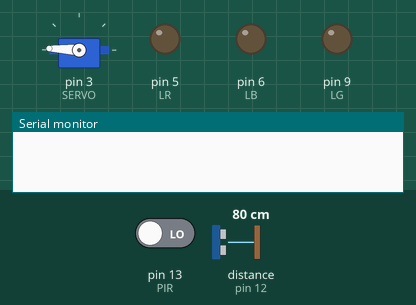
Recording of a sketch running on a simulated Arduino Uno, built with avr-gcc and run on an emulated ATmega328P. Parts: servo, output pins drawn as LEDs (lit = HIGH), the last lines printed to the serial monitor. Inputs (shaded band) come from the test bench; at power-on: pin 13 (PIR) LOW, distance to the obstacle (sensor on pin 12) 80 cm. The echo pulse lasts 58.3 µs per cm; pins used as bus, display or sensor lines are not drawn.

Above: at 0.1 s.
At 3.9 s:
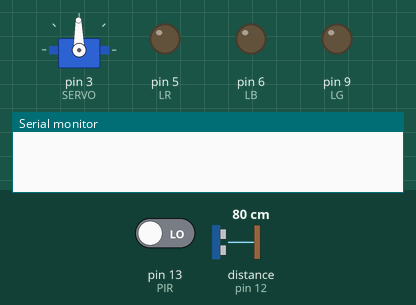
4.0 s: pin 13 (PIR) driven HIGH
At 5.2 s:
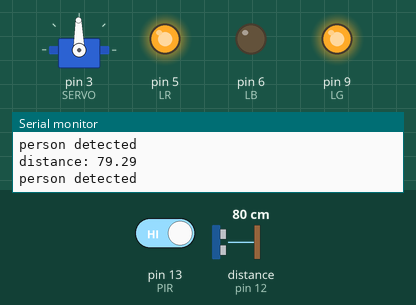
5.5 s: distance to the obstacle (sensor on pin 12) set to 60 cm
8.5 s: distance to the obstacle (sensor on pin 12) set to 299 cm
Timing chart, 0 to 11.5 s (numbered marks = the images above; inputs shaded):
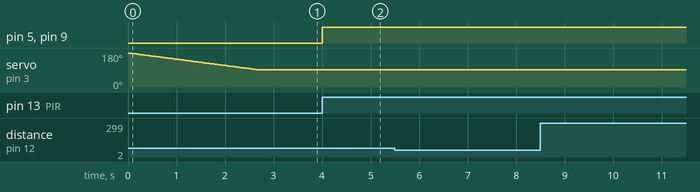

The sketch:

workshop56.ino
```cpp
#include <Servo.h>

#define TMP A0
#define PIR 13
#define TRIGGER 11
#define ECHO 12
#define SERVO 3
#define PHOTO A1

#define LR 5
#define LB 6
#define LG 9

Servo servo;

void setup()
{
    pinMode(TMP, INPUT); // Temperature analog pin

    pinMode(PIR, INPUT); // PIR input
    pinMode(ECHO, INPUT); // Input echo from HC-SR0
    pinMode(TRIGGER, OUTPUT); // Output trigger from HC-SR0
    digitalWrite(TRIGGER, LOW);

    pinMode(PHOTO, INPUT); // Input from photo-sensor

    pinMode(LR, OUTPUT);
    pinMode(LB, OUTPUT);
    pinMode(LG, OUTPUT);
    analogWrite(LR, 0);
    analogWrite(LG, 0);
    analogWrite(LB, 0);

    servo.attach(SERVO);
    closeServo();

    Serial.begin(9600); // Serial port at 9600 kb/s
}

const float MAX_DISTANCE = 15;
byte pirState = 0;

void loop()
{
    pirState = digitalRead(PIR);

    if (pirState == 1)
    {
        writeRGBColor(255, 255, 0); // Yellow flag
        Serial.println("person detected");

        float distance;
        distance = computeDistance();

        Serial.print("distance: ");
        Serial.println(distance);

        if (distance <= MAX_DISTANCE)
        {
            float averageTmp = readTemperature(3000);

            if (averageTmp > 37.5)
            {
                writeRGBColor(255, 0, 0); // Red flag
            }
            else
            {
                writeRGBColor(0, 255, 0); // Green flag
                openServo();

                unsigned int registerPhoto;
                while (1)
                {
                    registerPhoto = analogRead(PHOTO);

                    if (registerPhoto == 0)
                    {
                        Serial.println("person in");
                        delay(250);

                        closeServo();
                        writeRGBColor(255, 255, 255); // White flag
                        break;
                    }

                    delay(150);
                }
            }

            Serial.print("average-temperature: ");
            Serial.println(averageTmp);
        }

        pirState = 0;
        delay(100);
    }
}

float openServo()
{
    for (byte position = 90; position < 180; ++position)
    {
        servo.write(position);
        delay(30);
    }
}

float closeServo()
{
    for (byte position = 180; position > 90; --position)
    {
        servo.write(position);
        delay(30);
    }
}

float computeDistance()
{
    digitalWrite(TRIGGER, LOW);
    delay(2);
    digitalWrite(TRIGGER, HIGH); // Make TRIGGER high for 10 microsec to send pulse
    delayMicroseconds(10);
    digitalWrite(TRIGGER, LOW);

    unsigned long duration = pulseIn(ECHO, HIGH); // Time (microsecs) it takes to ultrasonic wave to come back

    /*
     * Sound speed in Air = 340 m/s
     * Multiply Sound speed  by 100 to get data in cm
     * Divide by 10^6 as duration is in microseconds
     * Divide it by 2 as ultrasound signal travels to object and comes back
     * Thus, distance = duration * ((34000/10^6)/2) = duration * 0.017
     */
    float distance = duration * 0.017;

    return distance;
}

// Read temperature for a given span of time and return
// average temperature.
float readTemperature(unsigned int span)
{
    float registerTmp;
    float vout;
    float temperature;
    float avgTemperature = -100;

    unsigned long start = millis();
    unsigned long current = start;

    while (current - start <= span)
    {
        registerTmp = analogRead(TMP); // Read temperature
        vout = (5 * registerTmp) / 1023;

        temperature = (vout - 0.5) / 0.01;

        if (avgTemperature < -41)
        {
            avgTemperature = temperature;
        }
        else
        {
            avgTemperature = (avgTemperature + temperature) / 2;
        }

        current = millis();
        delay(100); // Delay between readings for performance purposes
    }

    return avgTemperature;
}

void writeRGBColor(byte r, byte g, byte b)
{
    analogWrite(LR, r);
    analogWrite(LG, g);
    analogWrite(LB, b);
}
```

Measured:
- after the input at 4.0 s, pin 5 (LR), pin 9 (LG): LOW → HIGH at once
